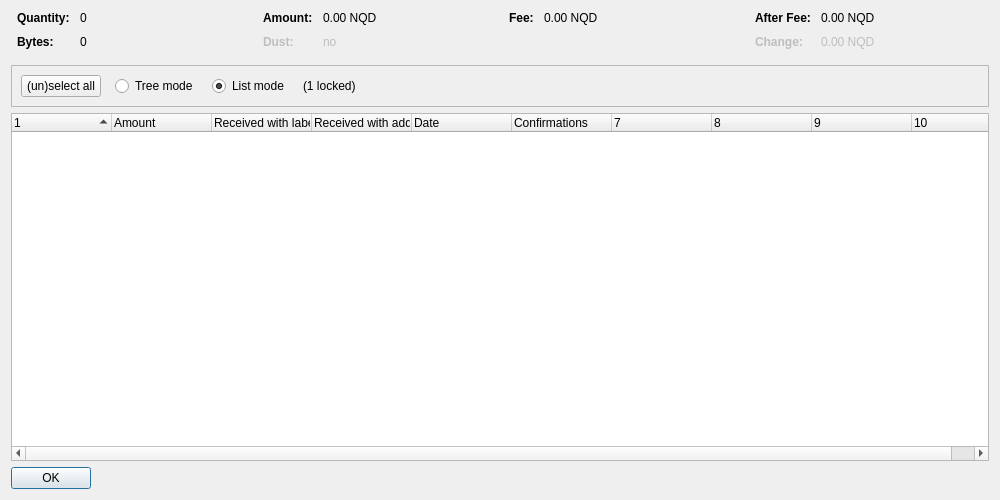
<?xml version="1.0" encoding="UTF-8"?>
<ui version="4.0">
 <class>CoinControlDialog</class>
 <widget class="QDialog" name="CoinControlDialog">
  <property name="geometry">
   <rect>
    <x>0</x>
    <y>0</y>
    <width>1000</width>
    <height>500</height>
   </rect>
  </property>
  <property name="windowTitle">
   <string>Coin Selection</string>
  </property>
  <layout class="QVBoxLayout" name="verticalLayout">
   <item>
    <layout class="QHBoxLayout" name="horizontalLayoutTop" stretch="0,0,0,0">
     <property name="topMargin">
      <number>0</number>
     </property>
     <property name="bottomMargin">
      <number>10</number>
     </property>
     <item>
      <layout class="QFormLayout" name="formLayoutCoinControl1">
       <property name="horizontalSpacing">
        <number>10</number>
       </property>
       <property name="verticalSpacing">
        <number>10</number>
       </property>
       <property name="leftMargin">
        <number>6</number>
       </property>
       <property name="rightMargin">
        <number>6</number>
       </property>
       <item row="0" column="0">
        <widget class="QLabel" name="labelCoinControlQuantityText">
         <property name="font">
          <font>
           <weight>75</weight>
           <bold>true</bold>
          </font>
         </property>
         <property name="text">
          <string>Quantity:</string>
         </property>
        </widget>
       </item>
       <item row="0" column="1">
        <widget class="QLabel" name="labelCoinControlQuantity">
         <property name="cursor">
          <cursorShape>IBeamCursor</cursorShape>
         </property>
         <property name="contextMenuPolicy">
          <enum>Qt::ActionsContextMenu</enum>
         </property>
         <property name="text">
          <string notr="true">0</string>
         </property>
         <property name="textInteractionFlags">
          <set>Qt::LinksAccessibleByMouse|Qt::TextSelectableByKeyboard|Qt::TextSelectableByMouse</set>
         </property>
        </widget>
       </item>
       <item row="1" column="0">
        <widget class="QLabel" name="labelCoinControlBytesText">
         <property name="font">
          <font>
           <weight>75</weight>
           <bold>true</bold>
          </font>
         </property>
         <property name="text">
          <string>Bytes:</string>
         </property>
        </widget>
       </item>
       <item row="1" column="1">
        <widget class="QLabel" name="labelCoinControlBytes">
         <property name="cursor">
          <cursorShape>IBeamCursor</cursorShape>
         </property>
         <property name="contextMenuPolicy">
          <enum>Qt::ActionsContextMenu</enum>
         </property>
         <property name="text">
          <string notr="true">0</string>
         </property>
         <property name="textInteractionFlags">
          <set>Qt::LinksAccessibleByMouse|Qt::TextSelectableByKeyboard|Qt::TextSelectableByMouse</set>
         </property>
        </widget>
       </item>
      </layout>
     </item>
     <item>
      <layout class="QFormLayout" name="formLayoutCoinControl2">
       <property name="horizontalSpacing">
        <number>10</number>
       </property>
       <property name="verticalSpacing">
        <number>10</number>
       </property>
       <property name="leftMargin">
        <number>6</number>
       </property>
       <property name="rightMargin">
        <number>6</number>
       </property>
       <item row="0" column="0">
        <widget class="QLabel" name="labelCoinControlAmountText">
         <property name="font">
          <font>
           <weight>75</weight>
           <bold>true</bold>
          </font>
         </property>
         <property name="text">
          <string>Amount:</string>
         </property>
        </widget>
       </item>
       <item row="0" column="1">
        <widget class="QLabel" name="labelCoinControlAmount">
         <property name="cursor">
          <cursorShape>IBeamCursor</cursorShape>
         </property>
         <property name="contextMenuPolicy">
          <enum>Qt::ActionsContextMenu</enum>
         </property>
         <property name="text">
          <string notr="true">0.00 NQD</string>
         </property>
         <property name="textInteractionFlags">
          <set>Qt::LinksAccessibleByMouse|Qt::TextSelectableByKeyboard|Qt::TextSelectableByMouse</set>
         </property>
        </widget>
       </item>
       <item row="1" column="0">
        <widget class="QLabel" name="labelCoinControlLowOutputText">
         <property name="enabled">
          <bool>false</bool>
         </property>
         <property name="font">
          <font>
           <weight>75</weight>
           <bold>true</bold>
          </font>
         </property>
         <property name="text">
          <string>Dust:</string>
         </property>
        </widget>
       </item>
       <item row="1" column="1">
        <widget class="QLabel" name="labelCoinControlLowOutput">
         <property name="enabled">
          <bool>false</bool>
         </property>
         <property name="cursor">
          <cursorShape>IBeamCursor</cursorShape>
         </property>
         <property name="contextMenuPolicy">
          <enum>Qt::ActionsContextMenu</enum>
         </property>
         <property name="text">
          <string notr="true">no</string>
         </property>
         <property name="textInteractionFlags">
          <set>Qt::LinksAccessibleByMouse|Qt::TextSelectableByKeyboard|Qt::TextSelectableByMouse</set>
         </property>
        </widget>
       </item>
      </layout>
     </item>
     <item>
      <layout class="QFormLayout" name="formLayoutCoinControl3">
       <property name="horizontalSpacing">
        <number>10</number>
       </property>
       <property name="verticalSpacing">
        <number>10</number>
       </property>
       <property name="leftMargin">
        <number>6</number>
       </property>
       <property name="rightMargin">
        <number>6</number>
       </property>
       <item row="0" column="0">
        <widget class="QLabel" name="labelCoinControlFeeText">
         <property name="font">
          <font>
           <weight>75</weight>
           <bold>true</bold>
          </font>
         </property>
         <property name="text">
          <string>Fee:</string>
         </property>
        </widget>
       </item>
       <item row="0" column="1">
        <widget class="QLabel" name="labelCoinControlFee">
         <property name="cursor">
          <cursorShape>IBeamCursor</cursorShape>
         </property>
         <property name="contextMenuPolicy">
          <enum>Qt::ActionsContextMenu</enum>
         </property>
         <property name="text">
          <string notr="true">0.00 NQD</string>
         </property>
         <property name="textInteractionFlags">
          <set>Qt::LinksAccessibleByMouse|Qt::TextSelectableByKeyboard|Qt::TextSelectableByMouse</set>
         </property>
        </widget>
       </item>
      </layout>
     </item>
     <item>
      <layout class="QFormLayout" name="formLayoutCoinControl4">
       <property name="horizontalSpacing">
        <number>10</number>
       </property>
       <property name="verticalSpacing">
        <number>10</number>
       </property>
       <property name="leftMargin">
        <number>6</number>
       </property>
       <property name="rightMargin">
        <number>6</number>
       </property>
       <item row="0" column="0">
        <widget class="QLabel" name="labelCoinControlAfterFeeText">
         <property name="font">
          <font>
           <weight>75</weight>
           <bold>true</bold>
          </font>
         </property>
         <property name="text">
          <string>After Fee:</string>
         </property>
        </widget>
       </item>
       <item row="0" column="1">
        <widget class="QLabel" name="labelCoinControlAfterFee">
         <property name="cursor">
          <cursorShape>IBeamCursor</cursorShape>
         </property>
         <property name="contextMenuPolicy">
          <enum>Qt::ActionsContextMenu</enum>
         </property>
         <property name="text">
          <string notr="true">0.00 NQD</string>
         </property>
         <property name="textInteractionFlags">
          <set>Qt::LinksAccessibleByMouse|Qt::TextSelectableByKeyboard|Qt::TextSelectableByMouse</set>
         </property>
        </widget>
       </item>
       <item row="1" column="0">
        <widget class="QLabel" name="labelCoinControlChangeText">
         <property name="enabled">
          <bool>false</bool>
         </property>
         <property name="font">
          <font>
           <weight>75</weight>
           <bold>true</bold>
          </font>
         </property>
         <property name="text">
          <string>Change:</string>
         </property>
        </widget>
       </item>
       <item row="1" column="1">
        <widget class="QLabel" name="labelCoinControlChange">
         <property name="enabled">
          <bool>false</bool>
         </property>
         <property name="cursor">
          <cursorShape>IBeamCursor</cursorShape>
         </property>
         <property name="contextMenuPolicy">
          <enum>Qt::ActionsContextMenu</enum>
         </property>
         <property name="text">
          <string notr="true">0.00 NQD</string>
         </property>
         <property name="textInteractionFlags">
          <set>Qt::LinksAccessibleByMouse|Qt::TextSelectableByKeyboard|Qt::TextSelectableByMouse</set>
         </property>
        </widget>
       </item>
      </layout>
     </item>
    </layout>
   </item>
   <item>
    <widget class="QFrame" name="frame">
     <property name="minimumSize">
      <size>
       <width>0</width>
       <height>40</height>
      </size>
     </property>
     <property name="frameShape">
      <enum>QFrame::StyledPanel</enum>
     </property>
     <property name="frameShadow">
      <enum>QFrame::Sunken</enum>
     </property>
     <layout class="QHBoxLayout" name="horizontalLayout">
      <item>
       <layout class="QHBoxLayout" name="horizontalLayoutPanel" stretch="0,0,0,0,0">
        <property name="spacing">
         <number>14</number>
        </property>
        <item>
         <widget class="QPushButton" name="pushButtonSelectAll">
          <property name="sizePolicy">
           <sizepolicy hsizetype="Maximum" vsizetype="Fixed">
            <horstretch>0</horstretch>
            <verstretch>0</verstretch>
           </sizepolicy>
          </property>
          <property name="text">
           <string>(un)select all</string>
          </property>
          <property name="autoDefault">
           <bool>false</bool>
          </property>
         </widget>
        </item>
        <item>
         <widget class="QRadioButton" name="radioTreeMode">
          <property name="sizePolicy">
           <sizepolicy hsizetype="Maximum" vsizetype="Fixed">
            <horstretch>0</horstretch>
            <verstretch>0</verstretch>
           </sizepolicy>
          </property>
          <property name="text">
           <string>Tree mode</string>
          </property>
         </widget>
        </item>
        <item>
         <widget class="QRadioButton" name="radioListMode">
          <property name="sizePolicy">
           <sizepolicy hsizetype="Maximum" vsizetype="Fixed">
            <horstretch>0</horstretch>
            <verstretch>0</verstretch>
           </sizepolicy>
          </property>
          <property name="text">
           <string>List mode</string>
          </property>
          <property name="checked">
           <bool>true</bool>
          </property>
         </widget>
        </item>
        <item>
         <widget class="QLabel" name="labelLocked">
          <property name="text">
           <string notr="true">(1 locked)</string>
          </property>
         </widget>
        </item>
        <item>
         <spacer name="horizontalSpacer">
          <property name="orientation">
           <enum>Qt::Horizontal</enum>
          </property>
          <property name="sizeHint" stdset="0">
           <size>
            <width>40</width>
            <height>20</height>
           </size>
          </property>
         </spacer>
        </item>
       </layout>
      </item>
     </layout>
    </widget>
   </item>
   <item>
    <widget class="CoinControlTreeWidget" name="treeWidget">
     <property name="contextMenuPolicy">
      <enum>Qt::CustomContextMenu</enum>
     </property>
     <property name="sortingEnabled">
      <bool>false</bool>
     </property>
     <property name="columnCount">
      <number>10</number>
     </property>
     <attribute name="headerShowSortIndicator" stdset="0">
      <bool>true</bool>
     </attribute>
     <attribute name="headerStretchLastSection">
      <bool>false</bool>
     </attribute>
     <column>
      <property name="text">
       <string/>
      </property>
     </column>
     <column>
      <property name="text">
       <string>Amount</string>
      </property>
     </column>
     <column>
      <property name="text">
       <string>Received with label</string>
      </property>
     </column>
     <column>
      <property name="text">
       <string>Received with address</string>
      </property>
     </column>
     <column>
      <property name="text">
       <string>Date</string>
      </property>
     </column>
     <column>
      <property name="text">
       <string>Confirmations</string>
      </property>
      <property name="toolTip">
       <string>Confirmed</string>
      </property>
     </column>
     <column>
      <property name="text">
       <string/>
      </property>
     </column>
     <column>
      <property name="text">
       <string/>
      </property>
     </column>
     <column>
      <property name="text">
       <string/>
      </property>
     </column>
     <column>
      <property name="text">
       <string/>
      </property>
     </column>
    </widget>
   </item>
   <item>
    <widget class="QDialogButtonBox" name="buttonBox">
     <property name="sizePolicy">
      <sizepolicy hsizetype="Maximum" vsizetype="Fixed">
       <horstretch>0</horstretch>
       <verstretch>0</verstretch>
      </sizepolicy>
     </property>
     <property name="orientation">
      <enum>Qt::Horizontal</enum>
     </property>
     <property name="standardButtons">
      <set>QDialogButtonBox::Ok</set>
     </property>
    </widget>
   </item>
  </layout>
 </widget>
 <customwidgets>
  <customwidget>
   <class>CoinControlTreeWidget</class>
   <extends>QTreeWidget</extends>
   <header>qt/coincontroltreewidget.h</header>
  </customwidget>
 </customwidgets>
 <resources/>
 <connections/>
</ui>
